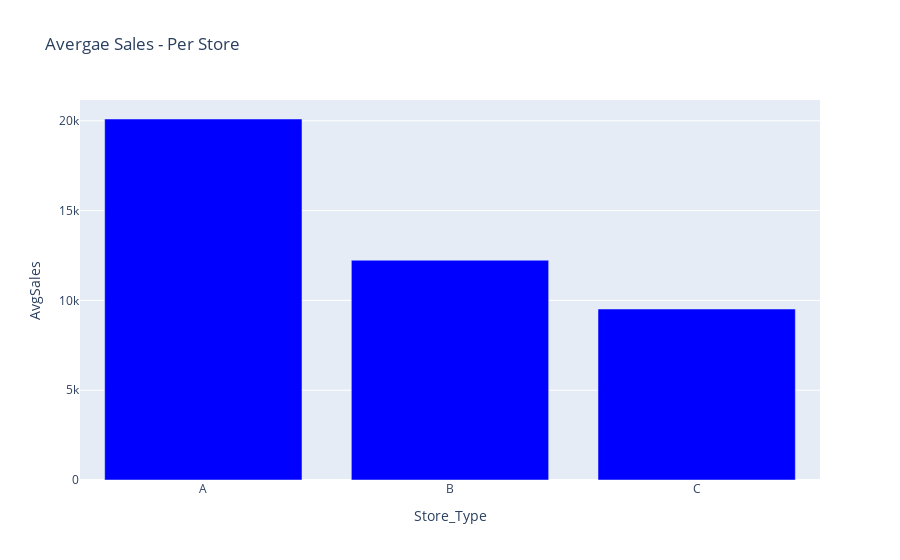

The notebook cell saved with this chart:
### Markdown cell above
**Average Sales - Store Type**

### Code cell
avgweeklysales = merged.groupby('Type')['Weekly_Sales'].mean().to_dict()
df = pd.DataFrame(list(avgweeklysales.items()), columns=['Store_Type', 'AvgSales'])

fig = px.bar(df, 
             x="Store_Type", 
             y="AvgSales",  
             title="Avergae Sales - Per Store",
             color_discrete_sequence=["Blue"])
fig.show()

### Figure 1 — Plotly figure (JSON) as saved in the notebook; plotly's stock layout.template omitted (floating-point values rounded to 4 significant figures)
{"data": [{"alignmentgroup": "True", "hovertemplate": "Store_Type=%{x}<br>AvgSales=%{y}<extra></extra>", "legendgroup": "", "marker": {"color": "Blue", "pattern": {"shape": ""}}, "name": "", "offsetgroup": "", "orientation": "v", "showlegend": false, "textposition": "auto", "type": "bar", "x": ["A", "B", "C"], "xaxis": "x", "y": [20100.0, 12240.0, 9520.0], "yaxis": "y"}], "layout": {"barmode": "relative", "legend": {"tracegroupgap": 0}, "title": {"text": "Avergae Sales - Per Store"}, "xaxis": {"anchor": "y", "domain": [0, 1], "title": {"text": "Store_Type"}}, "yaxis": {"anchor": "x", "domain": [0, 1], "title": {"text": "AvgSales"}}}}
